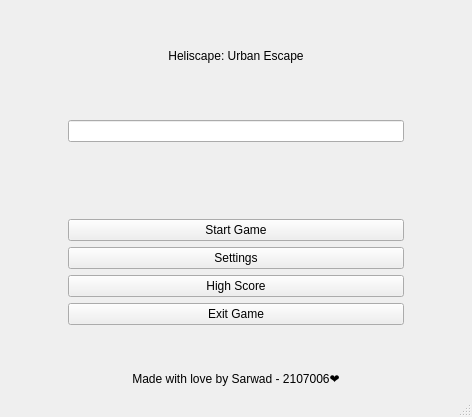
<?xml version="1.0" encoding="UTF-8"?>
<ui version="4.0">
 <class>MainWindow</class>
 <widget class="QMainWindow" name="MainWindow">
  <property name="geometry">
   <rect>
    <x>0</x>
    <y>0</y>
    <width>472</width>
    <height>417</height>
   </rect>
  </property>
  <property name="sizePolicy">
   <sizepolicy hsizetype="Fixed" vsizetype="Fixed">
    <horstretch>0</horstretch>
    <verstretch>0</verstretch>
   </sizepolicy>
  </property>
  <property name="windowTitle">
   <string>MainWindow</string>
  </property>
  <widget class="QWidget" name="centralwidget">
   <layout class="QHBoxLayout" name="horizontalLayout">
    <item>
     <layout class="QHBoxLayout" name="horizontalLayout_6"/>
    </item>
    <item>
     <spacer name="horizontalSpacer">
      <property name="orientation">
       <enum>Qt::Horizontal</enum>
      </property>
      <property name="sizeHint" stdset="0">
       <size>
        <width>40</width>
        <height>20</height>
       </size>
      </property>
     </spacer>
    </item>
    <item>
     <layout class="QVBoxLayout" name="verticalLayout">
      <item>
       <spacer name="verticalSpacer_8">
        <property name="orientation">
         <enum>Qt::Vertical</enum>
        </property>
        <property name="sizeHint" stdset="0">
         <size>
          <width>20</width>
          <height>40</height>
         </size>
        </property>
       </spacer>
      </item>
      <item>
       <widget class="QStackedWidget" name="stackedWidget">
        <widget class="QWidget" name="mainmenu">
         <layout class="QHBoxLayout" name="horizontalLayout_3">
          <item>
           <layout class="QVBoxLayout" name="menubox">
            <item>
             <widget class="QLabel" name="gamelabel">
              <property name="text">
               <string>Heliscape: Urban Escape</string>
              </property>
              <property name="alignment">
               <set>Qt::AlignCenter</set>
              </property>
             </widget>
            </item>
            <item>
             <spacer name="verticalSpacer_2">
              <property name="orientation">
               <enum>Qt::Vertical</enum>
              </property>
              <property name="sizeHint" stdset="0">
               <size>
                <width>20</width>
                <height>40</height>
               </size>
              </property>
             </spacer>
            </item>
            <item>
             <widget class="QLineEdit" name="playername"/>
            </item>
            <item>
             <widget class="QLabel" name="warning">
              <property name="text">
               <string/>
              </property>
              <property name="alignment">
               <set>Qt::AlignCenter</set>
              </property>
             </widget>
            </item>
            <item>
             <spacer name="verticalSpacer">
              <property name="orientation">
               <enum>Qt::Vertical</enum>
              </property>
              <property name="sizeHint" stdset="0">
               <size>
                <width>20</width>
                <height>40</height>
               </size>
              </property>
             </spacer>
            </item>
            <item>
             <widget class="QPushButton" name="startgame">
              <property name="text">
               <string>Start Game</string>
              </property>
             </widget>
            </item>
            <item>
             <widget class="QPushButton" name="Settings">
              <property name="text">
               <string>Settings</string>
              </property>
             </widget>
            </item>
            <item>
             <widget class="QPushButton" name="highscore_2">
              <property name="text">
               <string>High Score</string>
              </property>
             </widget>
            </item>
            <item>
             <widget class="QPushButton" name="exitgame">
              <property name="text">
               <string>Exit Game</string>
              </property>
             </widget>
            </item>
           </layout>
          </item>
         </layout>
        </widget>
        <widget class="QWidget" name="gamescreen">
         <layout class="QHBoxLayout" name="horizontalLayout_4">
          <item>
           <spacer name="horizontalSpacer_3">
            <property name="orientation">
             <enum>Qt::Horizontal</enum>
            </property>
            <property name="sizeHint" stdset="0">
             <size>
              <width>40</width>
              <height>20</height>
             </size>
            </property>
           </spacer>
          </item>
          <item>
           <layout class="QVBoxLayout" name="gamebox">
            <item>
             <widget class="QGraphicsView" name="graphicsView">
              <property name="cursor" stdset="0">
               <cursorShape>ArrowCursor</cursorShape>
              </property>
              <property name="mouseTracking">
               <bool>false</bool>
              </property>
              <property name="verticalScrollBarPolicy">
               <enum>Qt::ScrollBarAlwaysOff</enum>
              </property>
              <property name="horizontalScrollBarPolicy">
               <enum>Qt::ScrollBarAlwaysOff</enum>
              </property>
              <property name="sizeAdjustPolicy">
               <enum>QAbstractScrollArea::AdjustIgnored</enum>
              </property>
              <property name="viewportUpdateMode">
               <enum>QGraphicsView::FullViewportUpdate</enum>
              </property>
             </widget>
            </item>
            <item>
             <spacer name="verticalSpacer_9">
              <property name="orientation">
               <enum>Qt::Vertical</enum>
              </property>
              <property name="sizeHint" stdset="0">
               <size>
                <width>20</width>
                <height>40</height>
               </size>
              </property>
             </spacer>
            </item>
            <item>
             <layout class="QHBoxLayout" name="horizontalLayout_12">
              <item>
               <widget class="QPushButton" name="restart">
                <property name="cursor">
                 <cursorShape>PointingHandCursor</cursorShape>
                </property>
                <property name="text">
                 <string>Start Game</string>
                </property>
               </widget>
              </item>
              <item>
               <widget class="QPushButton" name="startexit">
                <property name="cursor">
                 <cursorShape>PointingHandCursor</cursorShape>
                </property>
                <property name="text">
                 <string>Exit Game</string>
                </property>
               </widget>
              </item>
             </layout>
            </item>
           </layout>
          </item>
          <item>
           <spacer name="horizontalSpacer_4">
            <property name="orientation">
             <enum>Qt::Horizontal</enum>
            </property>
            <property name="sizeHint" stdset="0">
             <size>
              <width>40</width>
              <height>20</height>
             </size>
            </property>
           </spacer>
          </item>
         </layout>
        </widget>
        <widget class="QWidget" name="settingspage">
         <layout class="QHBoxLayout" name="horizontalLayout_2">
          <item>
           <layout class="QVBoxLayout" name="settingsbox">
            <item>
             <widget class="QLabel" name="settingstext">
              <property name="text">
               <string>Settings</string>
              </property>
              <property name="alignment">
               <set>Qt::AlignCenter</set>
              </property>
             </widget>
            </item>
            <item>
             <spacer name="verticalSpacer_4">
              <property name="orientation">
               <enum>Qt::Vertical</enum>
              </property>
              <property name="sizeHint" stdset="0">
               <size>
                <width>20</width>
                <height>40</height>
               </size>
              </property>
             </spacer>
            </item>
            <item>
             <widget class="QCheckBox" name="fullscreen">
              <property name="text">
               <string>Full Screen</string>
              </property>
             </widget>
            </item>
            <item>
             <widget class="QCheckBox" name="music">
              <property name="text">
               <string>Music</string>
              </property>
             </widget>
            </item>
            <item>
             <spacer name="verticalSpacer_3">
              <property name="orientation">
               <enum>Qt::Vertical</enum>
              </property>
              <property name="sizeHint" stdset="0">
               <size>
                <width>20</width>
                <height>40</height>
               </size>
              </property>
             </spacer>
            </item>
            <item>
             <widget class="QPushButton" name="back">
              <property name="text">
               <string>Back</string>
              </property>
             </widget>
            </item>
           </layout>
          </item>
         </layout>
        </widget>
        <widget class="QWidget" name="highscore">
         <layout class="QHBoxLayout" name="horizontalLayout_5">
          <item>
           <widget class="QStackedWidget" name="stackedWidget_2">
            <widget class="QWidget" name="page">
             <layout class="QHBoxLayout" name="horizontalLayout_8">
              <item>
               <layout class="QVBoxLayout" name="scorebox">
                <item>
                 <widget class="QLabel" name="scores">
                  <property name="text">
                   <string>Scores</string>
                  </property>
                  <property name="alignment">
                   <set>Qt::AlignCenter</set>
                  </property>
                 </widget>
                </item>
                <item>
                 <spacer name="verticalSpacer_6">
                  <property name="orientation">
                   <enum>Qt::Vertical</enum>
                  </property>
                  <property name="sizeHint" stdset="0">
                   <size>
                    <width>20</width>
                    <height>40</height>
                   </size>
                  </property>
                 </spacer>
                </item>
                <item>
                 <widget class="QPushButton" name="profile">
                  <property name="text">
                   <string>Profile</string>
                  </property>
                 </widget>
                </item>
                <item>
                 <spacer name="verticalSpacer_7">
                  <property name="orientation">
                   <enum>Qt::Vertical</enum>
                  </property>
                  <property name="sizeHint" stdset="0">
                   <size>
                    <width>20</width>
                    <height>40</height>
                   </size>
                  </property>
                 </spacer>
                </item>
                <item>
                 <widget class="QPushButton" name="leaderboard">
                  <property name="text">
                   <string>Leaderboard</string>
                  </property>
                 </widget>
                </item>
                <item>
                 <spacer name="verticalSpacer_5">
                  <property name="orientation">
                   <enum>Qt::Vertical</enum>
                  </property>
                  <property name="sizeHint" stdset="0">
                   <size>
                    <width>20</width>
                    <height>40</height>
                   </size>
                  </property>
                 </spacer>
                </item>
                <item>
                 <widget class="QPushButton" name="back_2">
                  <property name="text">
                   <string>Back</string>
                  </property>
                 </widget>
                </item>
               </layout>
              </item>
             </layout>
            </widget>
            <widget class="QWidget" name="profile_2">
             <layout class="QHBoxLayout" name="horizontalLayout_9">
              <item>
               <layout class="QVBoxLayout" name="verticalLayout_2">
                <item>
                 <widget class="QLabel" name="profilelabel">
                  <property name="text">
                   <string>Profile High Score</string>
                  </property>
                  <property name="alignment">
                   <set>Qt::AlignCenter</set>
                  </property>
                 </widget>
                </item>
                <item>
                 <widget class="QComboBox" name="comboBox">
                  <property name="styleSheet">
                   <string notr="true"/>
                  </property>
                 </widget>
                </item>
                <item>
                 <widget class="QTableWidget" name="tableWidget"/>
                </item>
                <item>
                 <widget class="QPushButton" name="backbutton_2">
                  <property name="text">
                   <string>Back</string>
                  </property>
                 </widget>
                </item>
               </layout>
              </item>
             </layout>
            </widget>
            <widget class="QWidget" name="leaderboard_2">
             <layout class="QHBoxLayout" name="horizontalLayout_10">
              <item>
               <layout class="QVBoxLayout" name="verticalLayout_3">
                <item>
                 <widget class="QLabel" name="leaderlabel">
                  <property name="text">
                   <string>Leaderboard</string>
                  </property>
                  <property name="alignment">
                   <set>Qt::AlignCenter</set>
                  </property>
                 </widget>
                </item>
                <item>
                 <widget class="QTableWidget" name="tableWidget_2"/>
                </item>
                <item>
                 <widget class="QPushButton" name="backbutton">
                  <property name="text">
                   <string>Back</string>
                  </property>
                 </widget>
                </item>
               </layout>
              </item>
             </layout>
            </widget>
           </widget>
          </item>
         </layout>
        </widget>
       </widget>
      </item>
      <item>
       <spacer name="verticalSpacer_10">
        <property name="orientation">
         <enum>Qt::Vertical</enum>
        </property>
        <property name="sizeHint" stdset="0">
         <size>
          <width>20</width>
          <height>40</height>
         </size>
        </property>
       </spacer>
      </item>
      <item>
       <widget class="QLabel" name="label">
        <property name="text">
         <string>Made with love by Sarwad - 2107006❤️</string>
        </property>
        <property name="alignment">
         <set>Qt::AlignCenter</set>
        </property>
       </widget>
      </item>
     </layout>
    </item>
    <item>
     <spacer name="horizontalSpacer_2">
      <property name="orientation">
       <enum>Qt::Horizontal</enum>
      </property>
      <property name="sizeHint" stdset="0">
       <size>
        <width>40</width>
        <height>20</height>
       </size>
      </property>
     </spacer>
    </item>
    <item>
     <layout class="QHBoxLayout" name="horizontalLayout_7"/>
    </item>
   </layout>
  </widget>
  <widget class="QStatusBar" name="statusbar"/>
 </widget>
 <resources/>
 <connections/>
</ui>
